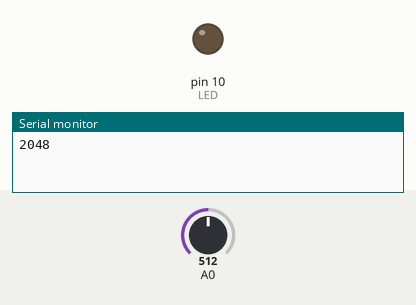
A sketch run on a simulated Arduino Uno, built with avr-gcc and run on an emulated ATmega328P. Shown: output pins drawn as LEDs (lit = HIGH), the last lines printed to the serial monitor. The inputs (shaded band) are chosen by the test bench; at power-on: A0 = 512.

Above: at 0.05 s.
At 2.35 s:
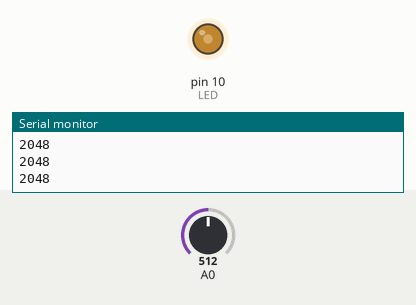
At 4.7 s:
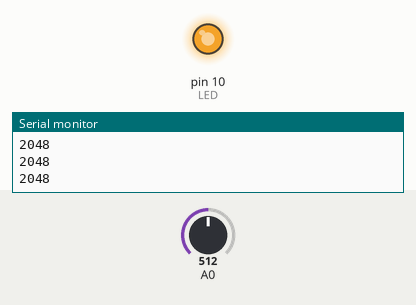
At 9.4 s:
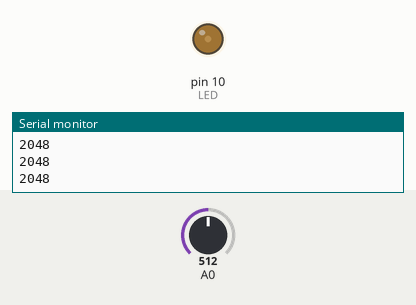
Timing chart, 0 to 13.6 s (numbered marks = the images above):
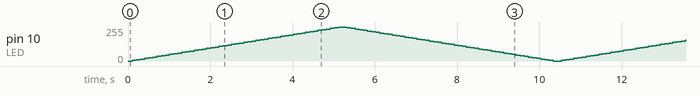

The sketch:

test.ino
```cpp
int LED = 10;
void setup() {
  // put your setup code here, to run once:
  Serial.begin(9600);
}

void loop() {

  for (int value = 0; value <= 255; value += 5)
  {
    analogWrite(LED, value);
    Serial.println(analogRead(A0)*(5000/1023));
    delay(100);
  }
  for (int value = 255; value >= 0; value -= 5)
  {
    analogWrite(LED, value);
    Serial.println(analogRead(A0)*(5000/1023));
    delay(100);
  }
}
```
